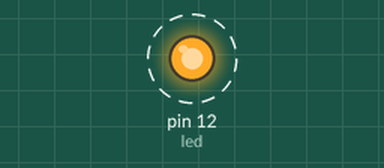
Simulated run of this sketch. Board: Arduino Uno, built with avr-gcc and run on an emulated ATmega328P. On the bench: output pins drawn as LEDs (lit = HIGH). Dashed ring = blinking.

Above: at 0.5 s.
Timing chart, 0 to 4.6 s (numbered marks = the images above):
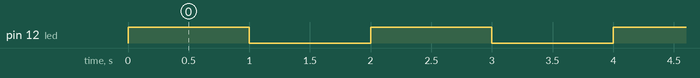

The sketch:

ejemplo_1.ino
```cpp
 int led=12;
int tiempo=1000;
void setup() {
pinMode(led,OUTPUT);
}

void loop() {
 digitalWrite(led,HIGH);//enciende  led que se encuentra en el pin 13
 delay(tiempo);
 digitalWrite(led,LOW);
 delay(tiempo);
}
```

Measured:
- by itself, pin 12 (led): alternates HIGH for 1.0 s and LOW for 1.0 s
